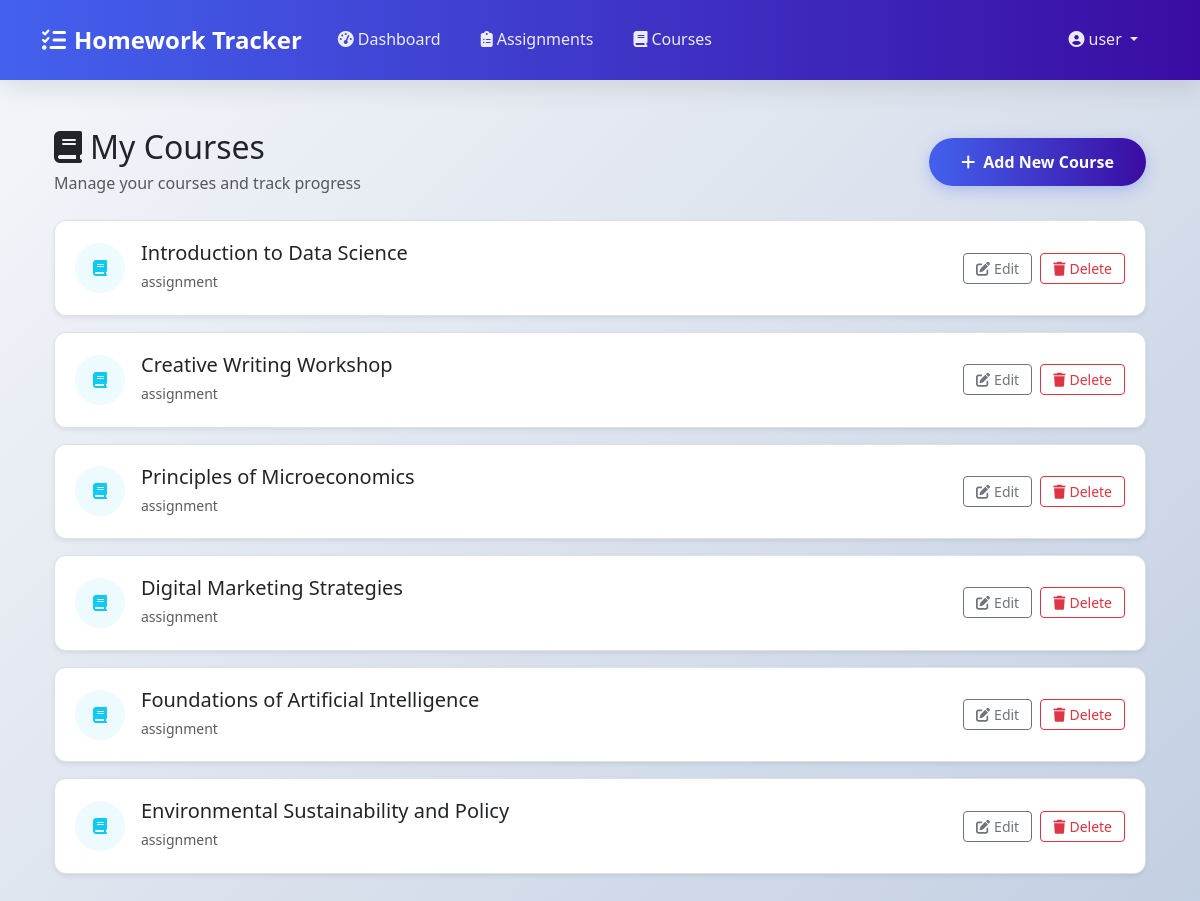
The page /courses/ (signed in) on the database its author committed.
### courses/models.py (models this page shows, shortened)
class Course(models.Model):
    name = models.CharField(max_length=100)  # Full course title (e.g., "Introduction to Programming")
    code = models.CharField(
        max_length=20,
        blank=True  # Optional shorthand like "MATH202" or "ENG101"; can be left empty
    )
    owner = models.ForeignKey(
        settings.AUTH_USER_MODEL,
        on_delete=models.CASCADE  # Courses are deleted when the user is removed
    )

### courses/views.py (the view)
# urls.py: path('', views.course_list, name='course_list'),
@login_required
def course_list(request):
    courses = Course.objects.filter(owner=request.user)
    return render(request, 'courses/list.html', {'courses': courses})

### templates/courses/list.html (shortened to what this page needs)
{% extends 'base.html' %}
{% load static %}
{% block content %}
<div class="container py-4">
    <div class="d-flex justify-content-between align-items-center mb-4">
        <div>
            <h2 class="mb-1"><i class="fas fa-book me-2"></i>My Courses</h2>
            <p class="text-muted mb-0">Manage your courses and track progress</p>
        </div>
        <a href="{% url 'courses:course_create' %}" class="btn btn-primary">
            <i class="fas fa-plus me-2"></i>Add New Course
        </a>
    </div>
    {% if courses %}
    <div class="list-group">
        {% for course in courses %}
        <div class="list-group-item list-group-item-action mb-3 border rounded-3 shadow-sm">
            <div class="d-flex justify-content-between align-items-center">
                <div class="d-flex align-items-center">
                    <div class="icon-container bg-info-light rounded-circle p-3 me-3">
                        <i class="fas fa-book text-info"></i>
                    </div>
                    <div>
                        <h5 class="mb-1">{{ course.name }}</h5>
                        <small class="text-muted">
                            {{ course.assignments.count }} assignment{{ course.assignments.count|pluralize }}
                        </small>
                    </div>
                </div>
                <div class="d-flex gap-2">
                    <a href="{% url 'courses:course_edit' course.pk %}" class="btn btn-sm btn-outline-secondary">
                        <i class="fas fa-edit me-1"></i>Edit
                    </a>
                    <a href="{% url 'courses:course_delete' course.pk %}" class="btn btn-sm btn-outline-danger">
                        <i class="fas fa-trash me-1"></i>Delete
                    </a>
                </div>
            </div>
        </div>
        {% endfor %}
    </div>
    {% endif %}
</div>
{% endblock %}

### templates/base.html (shortened to what this page needs)
{% load static %}
<!DOCTYPE html>
<html lang="en">
<head>
    <link href="{% static 'css/bootstrap.min.css' %}" rel="stylesheet">
    <link rel="stylesheet" href="https://cdnjs.cloudflare.com/ajax/libs/font-awesome/6.4.0/css/all.min.css">
    <link href="{% static 'css/style.css' %}" rel="stylesheet">
</head>
<body class="fade-in">
    <nav class="navbar navbar-expand-lg navbar-dark shadow-medium">
        <div class="container">
            <div class="navbar-brand">
                <i class="fas fa-tasks me-2"></i>Homework Tracker
            </div>
            <div class="collapse navbar-collapse" id="mainNavbar">
                <ul class="navbar-nav me-auto">
                    {% if user.is_authenticated %}
                        <li class="nav-item">
                            <a class="nav-link" href="{% url 'core:dashboard' %}">
                                <i class="fas fa-tachometer-alt me-1"></i>Dashboard
                            </a>
                        </li>
                        <li class="nav-item">
                            <a class="nav-link" href="{% url 'assignments:assignment_list' %}">
                                <i class="fas fa-clipboard-list me-1"></i>Assignments
                            </a>
                        </li>
                        <li class="nav-item">
                            <a class="nav-link" href="{% url 'courses:course_list' %}">
                                <i class="fas fa-book me-1"></i>Courses
                            </a>
                        </li>
                    {% endif %}
                </ul>
                <div class="navbar-nav">
                    {% if user.is_authenticated %}
                        <li class="nav-item dropdown">
                            <a class="nav-link dropdown-toggle" href="#" id="userDropdown" role="button"
                               data-bs-toggle="dropdown" aria-expanded="false">
                                <i class="fas fa-user-circle me-1"></i>{{ user.username }}
                            </a>
                        </li>
                    {% endif %}
                </div>
            </div>
        </div>
    </nav>
    <div class="container mt-4">
        {% block content %}{% endblock %}
    </div>
</body>
</html>

### static/css/style.css (style rules this page uses)
:root { --primary-color: #4361ee; --secondary-color: #3a0ca3; --accent-color: #4cc9f0; --light-color: #f8f9fa; --dark-color: #212529; --success-color: #4caf50; --warning-color: #ff9800; --danger-color: #f44336; --gray-light: #e9ecef; --gray-medium: #adb5bd; --gray-dark: #495057; }
body { background: linear-gradient(135deg, #f5f7fa 0%, #c3cfe2 100%); min-height: 100vh; font-family: 'Segoe UI', Tahoma, Geneva, Verdana, sans-serif; color: var(--dark-color); line-height: 1.6; }
.navbar { background: linear-gradient(to right, var(--primary-color), var(--secondary-color)); box-shadow: 0 4px 12px rgba(0, 0, 0, 0.1); padding: 1rem 0; }
.navbar-brand { font-weight: 700; font-size: 1.5rem; transition: transform 0.3s ease; }
.nav-link { color: rgba(255, 255, 255, 0.9) !important; font-weight: 500; padding: 0.5rem 1rem !important; margin: 0 0.25rem; border-radius: 50px; transition: all 0.3s ease; }
.btn-primary { background: linear-gradient(to right, var(--primary-color), var(--secondary-color)); border: none; padding: 0.75rem 2rem; border-radius: 50px; font-weight: 600; transition: all 0.3s ease; box-shadow: 0 4px 15px rgba(67, 97, 238, 0.3); }
.fade-in { animation: fadeIn 0.6s ease-out; }
.list-group-item { border: none; padding: 1.25rem; margin-bottom: 0.5rem; border-radius: 12px !important; background-color: white; box-shadow: 0 3px 10px rgba(0, 0, 0, 0.05); transition: all 0.3s ease; }
.shadow-medium { box-shadow: 0 8px 25px rgba(0, 0, 0, 0.1); }
.bg-info-light { background-color: rgba(76, 201, 240, 0.1); }
.icon-container { width: 60px; height: 60px; display: flex; align-items: center; justify-content: center; flex-shrink: 0; }
.gap-2 { gap: 0.5rem; }

### templates/courses/list.html (style rules this page uses)
.list-group-item { border: none; transition: all 0.2s ease; }
.icon-container { width: 50px; height: 50px; display: flex; align-items: center; justify-content: center; }
.bg-info-light { background-color: rgba(76, 201, 240, 0.1); }
.btn-sm { padding: 0.25rem 0.75rem; font-size: 0.875rem; }

### rows shown on the page
Course: name "Introduction to Data Science"
Course: name "Creative Writing Workshop"
Course: name "Principles of Microeconomics"
Course: name "Digital Marketing Strategies"
Course: name "Foundations of Artificial Intelligence"
Course: name "Environmental Sustainability and Policy"

### other values the page prints
{{ user.username }} "user"
